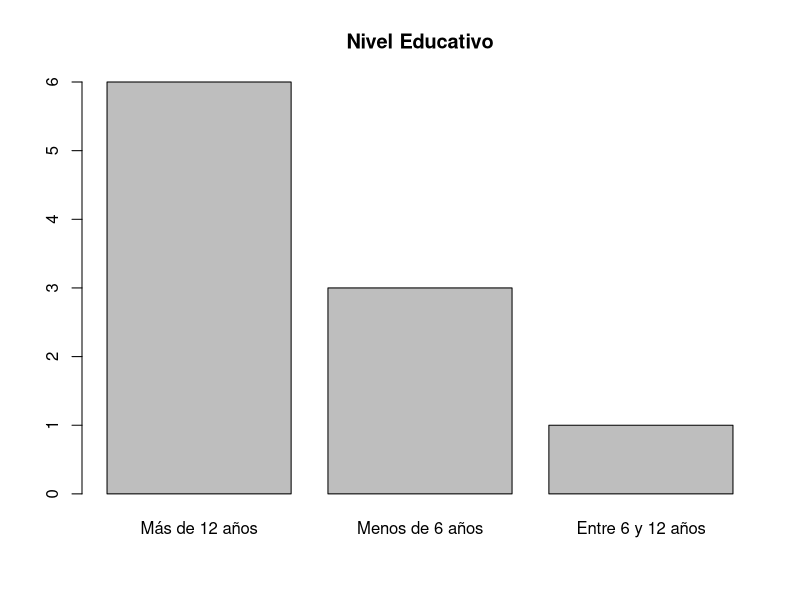
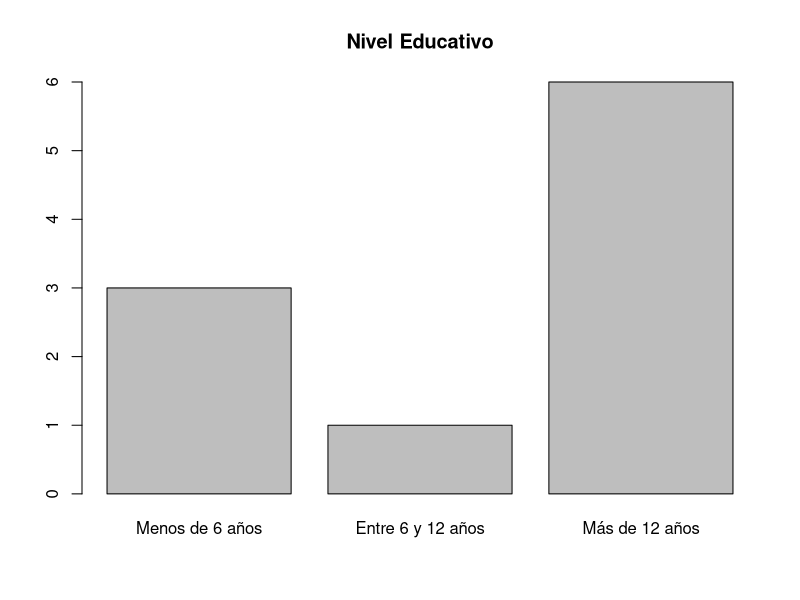

R code for these plots, in order:
##----------------------------------------------------------------------------##
#                                                                              #
#    Medición y Diseño 2024 | Carneiro y Méndez                                #
#    EJERCICIOS CLASE 4. FACTORES                                              #
#                                                                              #
##----------------------------------------------------------------------------##

## EJERCICIO FACRTORES ----

# (1) Crear un factor de nombre nivel_edu, que tenga 10 elementos y que sus categorías sean "Alto", "Medio" y "Bajo"

# creo vector
nivel_edu <- c("Bajo", "Alto", "Alto", "Alto",  "Alto", "Bajo", "Alto", "Alto", "Bajo", "Medio")

# convierto a factor
nivel_edu <- as.factor(nivel_edu)

# lo mismo en una línea
nivel_edu2 <- as.factor(c("Alto", "Alto", "Alto", "Bajo", "Alto", "Bajo", "Alto", "Alto", "Bajo", "Medio"))

# chequeo que sean iguales
identical(nivel_edu, nivel_edu2)

# (2) Crear una tabla de frecuencia con la función fct_count() de forcats

library(forcats)

fct_count(nivel_edu)

# (3) Crear una tabla de frecuencia con la función fct_count() de forcats, que además ordene según frecuencia y calcule la frecuencia relativa (proporción)

fct_count(nivel_edu, sort = TRUE, prop = TRUE)


# (4) Cambiar los nombres de los niveles por "Más de 12 años", "Entre 6 y 12 años", "Menos de 6 años"). Si tiene dudas utilice foros o la documentación del paquete

#chequeo niveles
levels(nivel_edu)

# cambio orden de los factores
nivel_edu <- fct_recode(nivel_edu, "Más de 12 años" = "Alto", "Entre 6 y 12 años" = "Medio", "Menos de 6 años" = "Bajo")

#chequeo niveles
levels(nivel_edu)



## EXTRA

# grafico
plot(nivel_edu, 
     main = "Nivel Educativo")

nivel_edu <- fct_relevel(nivel_edu, c("Menos de 6 años", "Entre 6 y 12 años", "Más de 12 años"))

plot(nivel_edu, 
     main = "Nivel Educativo")
